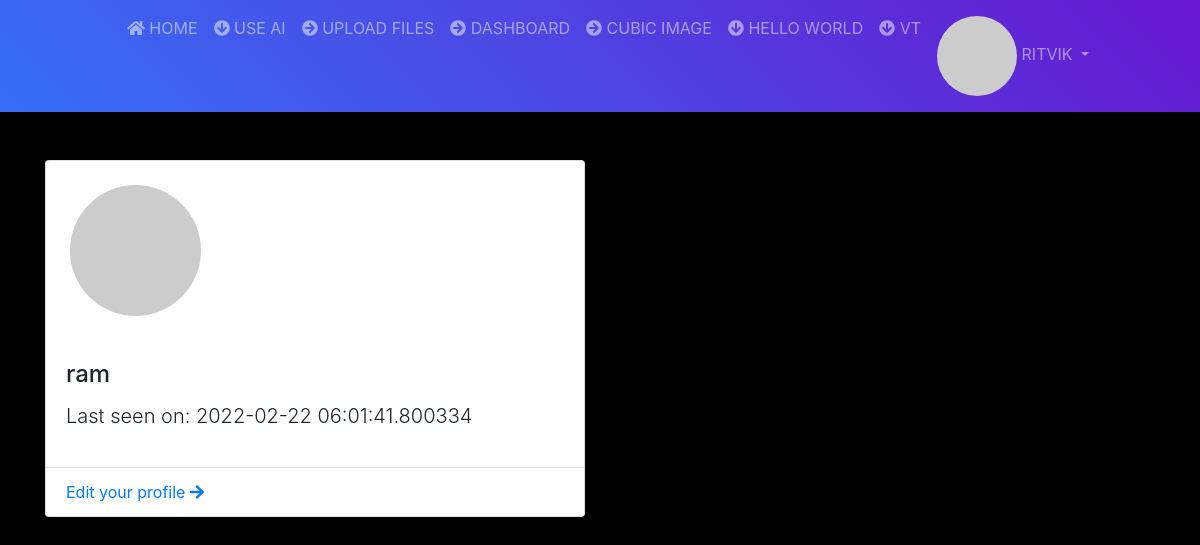
The app's page /user/ram (signed in), older data.
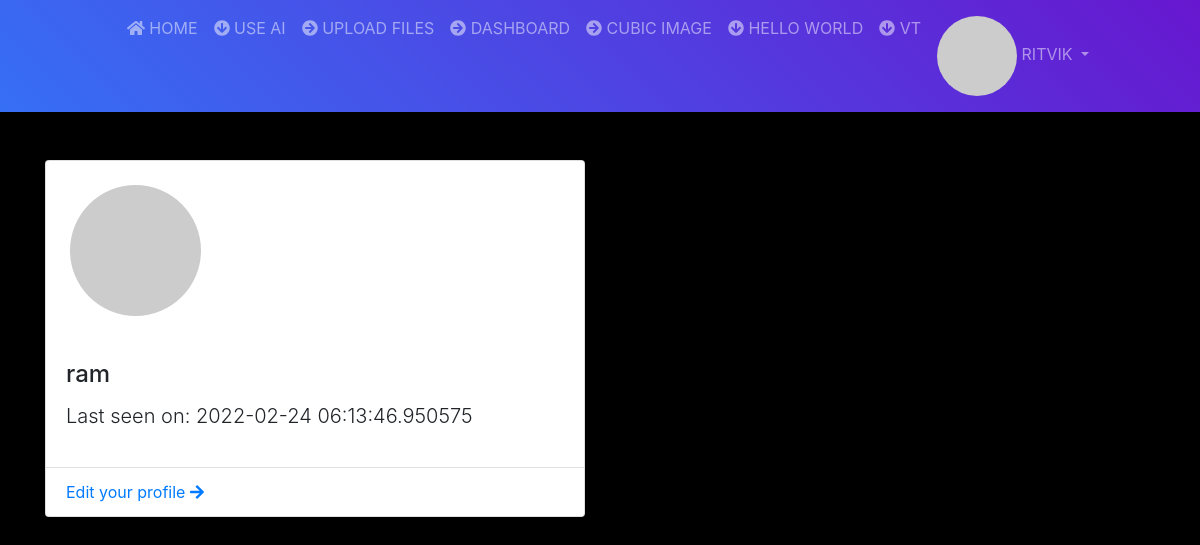
The same page, newer data.
### app/models.py (models this page shows, shortened)
class User(UserMixin, db.Model):
    id = db.Column(db.Integer, primary_key=True, autoincrement=True)
    username = db.Column(db.String(64), index=True, unique=True)
    email = db.Column(db.String(120), index=True, unique=True)
    password_hash = db.Column(db.String(128))
    created_on = db.Column(db.DateTime, index=True, default=datetime.now)
    last_seen = db.Column(db.DateTime, default=datetime.utcnow)
    def avatar(self, size):
        digest = md5(self.email.lower().encode('utf-8')).hexdigest()
        return 'https://www.gravatar.com/avatar/{}?d=identicon&s={}'.format(digest, size)

### app/routes.py (the view)
@login_required
@app.route('/user/<username>')
def user(username):
    user = User.query.filter_by(username=username).first_or_404()
    return render_template('profile.html', user=user, title=f'{user.username} profile')

### app/models.py (called while the page is built)
@login.user_loader
def load_user(id):
    return User.query.get(int(id))

### app/routes.py (called while the page is built)
@app.before_request
def before_request():
    try:
        if current_user.is_authenticated:
            current_user.last_seen = datetime.utcnow()
            db.session.commit()
    except:
        pass

### app/templates/profile.html (shortened to what this page needs)
{% extends 'base.html' %}
{% block body %}
<div class="container">
    <div class="row justify-items-center">
        <div class="col-md-6 mt-5">
            <div class="card">
               <div class="col-md-4 p-4">
                <img class="card-img rounded-circle"  src="{{user.avatar(128)}}" alt="{{user.username}}">
               </div>
                <div class="card-body">
                    <h4 class="card-title">{{user.username}}</h4>
                    {% if user.last_seen %}<p class="lead">Last seen on: {{ user.last_seen }}</p>{% endif %}
                </div>
                <ul class="list-group list-group-flush">
                    <li class="list-group-item"><a href="{{ url_for('edit_profile') }}">Edit your profile <i class="fas fa-arrow-right    "></i></a></li>
                </ul>
            </div>
        </div>
    </div>
</div>
{% endblock %}

Row changes from the older to the newer data that the page shows:
changed User "ram": last_seen "2022-02-22 06:01:41.800334" → "2022-02-24 06:13:46.950575"
